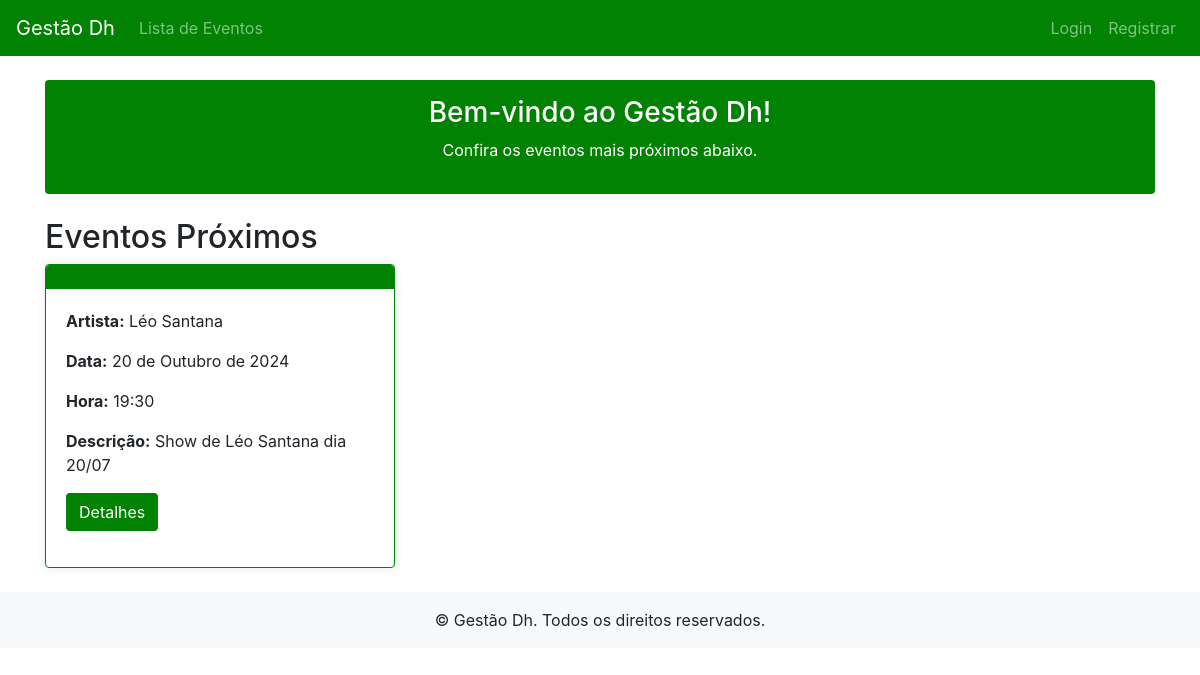
/home/, run on an earlier commit of the app's database.
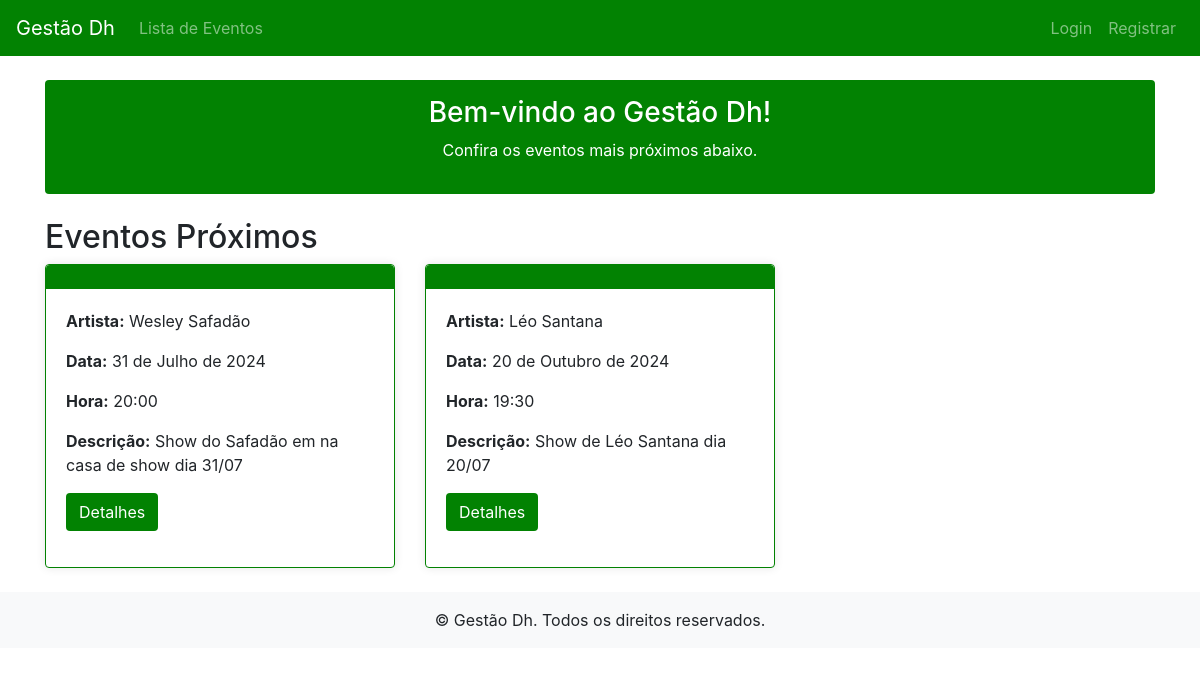
And on a later commit of the database.
### eventos/models.py (models this page shows, shortened)
class Evento(models.Model):
    artista = models.ForeignKey(Artista, on_delete=models.CASCADE)
    data = models.DateField()
    horario = models.TimeField()
    descricao = models.TextField(null=True, blank=True)

### artistas/models.py (models this page shows, shortened)
class Artista(models.Model):
    nome = models.CharField(max_length=100)
    cpf = models.CharField(max_length=14, unique=True)
    telefone = models.CharField(max_length=15, null=True, blank=True)
    banco = models.CharField(max_length=100)
    tipo_chave_pix = models.CharField(max_length=10, choices=TIPO_CHAVE_CHOICES, default='cel')
    chave_pix = models.CharField(max_length=100)

### app/urls.py (the view)
# urls.py: path('home/', HomeView.as_view(), name='home'),
class HomeView(TemplateView):
    template_name = 'base.html'
    def get_context_data(self, **kwargs):
        context = super().get_context_data(**kwargs)
        context['eventos_proximos'] = Evento.objects.filter(data__gte=datetime.now()).order_by('data')
        context['show_proximos_eventos'] = True
        return context

### app/templates/base.html (shortened to what this page needs)
<!DOCTYPE html>
<html lang="en">
<head>
    <link rel="stylesheet" href="https://stackpath.bootstrapcdn.com/bootstrap/4.5.2/css/bootstrap.min.css">
</head>
<body>
    <nav class="navbar navbar-expand-lg navbar-custom navbar-dark">
        <a class="navbar-brand" href="{% url 'home' %}">Gestão Dh</a>
        <div class="collapse navbar-collapse" id="navbarNav">
            <ul class="navbar-nav mr-auto">
                <li class="nav-item">
                    <a class="nav-link" href="{% url 'evento_list' %}">Lista de Eventos</a>
                </li>
            </ul>
            <ul class="navbar-nav ml-auto">
                {% if user.is_authenticated %}
                    <li class="nav-item">
                        <a class="nav-link" href="{% url 'logout' %}">Logout</a>
                    </li>
                {% else %}
                    <li class="nav-item">
                        <a class="nav-link" href="{% url 'login' %}">Login</a>
                    </li>
                    <li class="nav-item">
                        <a class="nav-link" href="{% url 'register' %}">Registrar</a>
                    </li>
                {% endif %}
            </ul>
        </div>
    </nav>
    {% if show_proximos_eventos %}
    <div class="container container-custom mt-4">
        <div class="welcome-banner">
            <h3>Bem-vindo ao Gestão Dh!</h3>
            <p>Confira os eventos mais próximos abaixo.</p>
        </div>
    </div>
    <div class="container container-custom mt-4">
        <h2>Eventos Próximos</h2>
        {% if eventos_proximos %}
            <div class="row">
                {% for evento in eventos_proximos %}
                    <div class="col-md-4">
                        <div class="event-card d-flex flex-column">
                            <div class="event-card-header">
                            </div>
                            <div class="event-card-body">
                                <p><strong>Artista:</strong> {{ evento.artista.nome }}</p>
                                <p><strong>Data:</strong> {{ evento.data }}</p>
                                <p><strong>Hora:</strong> {{ evento.horario }}</p>
                                <p><strong>Descrição:</strong> {{ evento.descricao }}</p>
                                <a href="{% url 'evento_detail' evento.id %}" class="btn btn-custom">Detalhes</a>
                            </div>
                        </div>
                    </div>
                {% endfor %}
            </div>
        {% else %}
            <p>Nenhum evento próximo encontrado.</p>
        {% endif %}
    </div>
    {% endif %}
    <footer class="footer-custom text-center">
        <div class="container">
            <p class="mb-0">&copy; {{ current_year }} Gestão Dh. Todos os direitos reservados.</p>
        </div>
    </footer>
</body>
</html>

What changed in the data, as far as the page shows it:
added Evento: artista.nome "Wesley Safadão", data "31 de Julho de 2024", horario "20:00", descricao "Show do Safadão em na casa de show dia 31/07"
